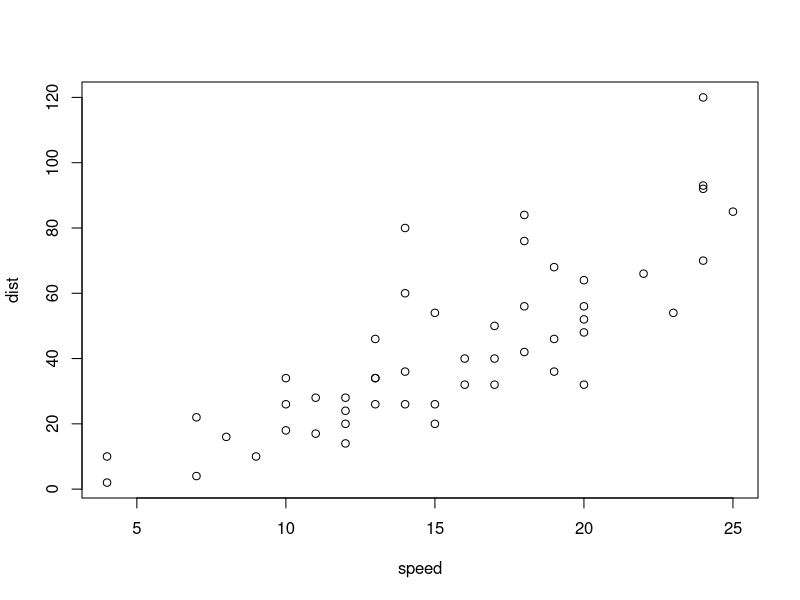
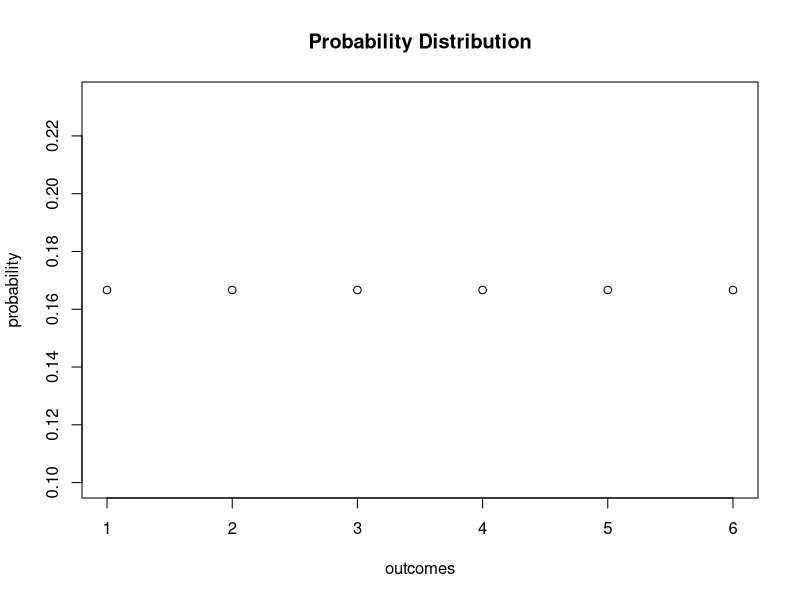
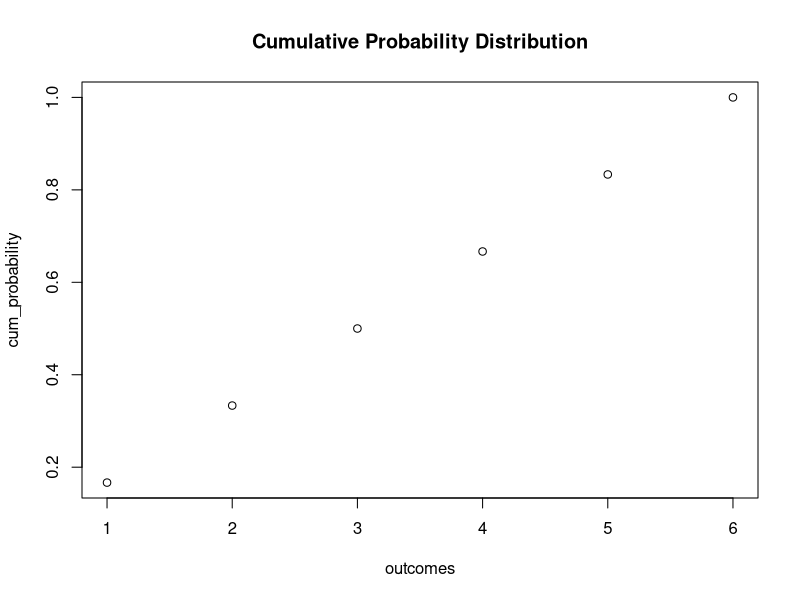
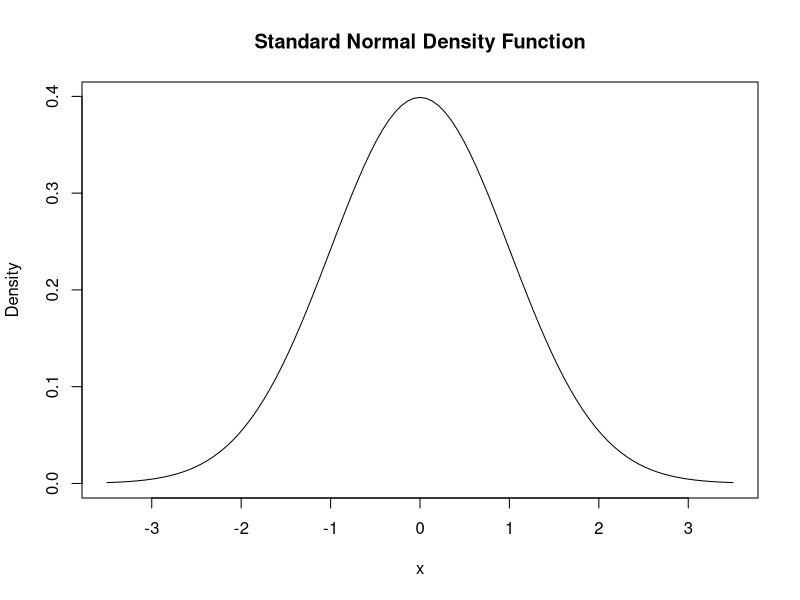
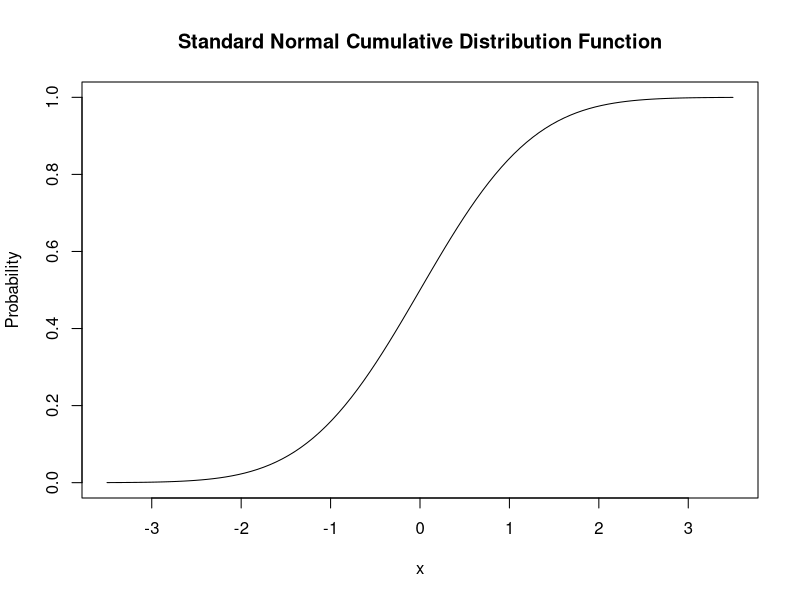

Write R code to recreate these figures, in order.
## ---- chunk 1
plot(cars)
## ---- chunk 2
a <- 0 #numeric variable
y1 <- c(1, 2, 3, 4, 5) #arbitrary vector of numbers
y2 <- 1:9 #a sequence of numbers
hello <- c("Hello", "World") #vector of strings
## ---- chunk 3
mat1 = matrix(c(8,4,5,6),nrow = 2, ncol = 2,byrow = TRUE)
mat2 = matrix(1:4,nrow = 2, ncol = 2,byrow = TRUE)
## ---- chunk 4
print(mat1 * mat2)
## ---- chunk 5
print(mat1 %*% mat2)

## ---- chunk 6
z <- seq(from = 1, to = 5, by = 2)
mean(z)
## ---- chunk 7
product <- function(x,y)
{
  x * y
}
product(1,3)
product(mat1,mat2)

## ---- chunk 8
sample(1:6, 1)
## ---- chunk 9
pdfdata <- rbind("Outcome"=as.character(1:6), "Probability"=c("1/6","1/6","1/6","1/6","1/6","1/6"), "Cumulative Probability"=c("1/6","2/6","3/6","4/6","5/6","1"))
knitr::kable(pdfdata,  caption = "PDF and CDF of a Dice Roll")
## ---- chunk 10
# generate the vector of probabilities 
probability <- rep(1/6, 6) 

# plot the probabilities 
plot(probability,
     xlab = "outcomes",
     main = "Probability Distribution") 
## ---- chunk 11
# generate the vector of cumulative probabilities 
cum_probability <- cumsum(probability) 

# plot the probabilites 
plot(cum_probability, 
     xlab = "outcomes", 
     main = "Cumulative Probability Distribution") 
## ---- chunk 12
# set seed for reproducibility
set.seed(1)

# rolling a dice three times in a row
sample(1:6, 3, replace = T)
## ---- chunk 13
# set seed for reproducibility
set.seed(1)

# compute the sample mean of 10000 dice rolls
mean(sample(1:6, 
           10000, 
           replace = T))
## ---- chunk 14
var(1:6)
## ---- chunk 15
# define functions
f <- function(x) 3 / x^4
g <- function(x) x * f(x)
h <- function(x) x^2 * f(x)
## ---- chunk 16
# compute area under the density curve
area <- integrate(f, 
                 lower = 1, 
                 upper = Inf)$value
area 
#> [1] 1

# compute E(X)
EX <- integrate(g,
                lower = 1,
                upper = Inf)$value
EX
#> [1] 1.5

# compute Var(X)
VarX <- integrate(h,
                  lower = 1,
                  upper = Inf)$value - EX^2 
VarX
#> [1] 0.75
## ---- chunk 17
# draw a plot of the N(0,1) PDF
curve(dnorm(x),
      xlim = c(-3.5, 3.5),
      ylab = "Density", 
      main = "Standard Normal Density Function") 
## ---- chunk 18
# compute density at x=-1.96, x=0 and x=1.96
dnorm(x = c(-1.96, 0, 1.96))
## ---- chunk 19
# plot the standard normal CDF
curve(pnorm(x), 
      xlim = c(-3.5, 3.5), 
      ylab = "Probability", 
      main = "Standard Normal Cumulative Distribution Function")
